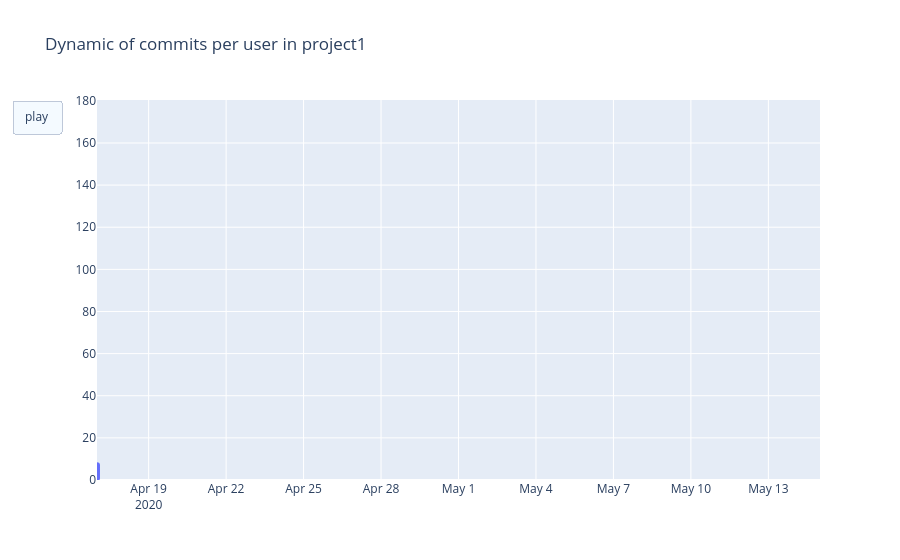

Notebook source saved alongside this figure:
### Code cell
fig = go.Figure(
    data = frames[0].data, 
    frames=frames,
    layout=go.Layout(
        title = "Dynamic of commits per user in project1",
        xaxis=dict(range=[dates[0], dates[-1]]),
        yaxis=dict(range=[0, df["numTrials"].max() * 1.1]),
        updatemenus=[{"type":"buttons",
                      "buttons":[{
                          "method":"animate",
                          "label":"play", 
                          "args":[None, {"transition": {"duration": 300}}]}]}
        ]
    )
)




fig.show()

### Figure 1 — Plotly figure (JSON) as saved in the notebook; plotly's stock layout.template omitted (floating-point values rounded to 4 significant figures)
{"data": [{"mode": "lines+markers", "name": "user_4", "type": "scatter", "x": ["2020-04-17T00:00:00.000000000", "2020-04-17T00:00:00.000000000", "2020-04-17T00:00:00.000000000", "2020-04-17T00:00:00.000000000", "2020-04-17T00:00:00.000000000", "2020-04-17T00:00:00.000000000", "2020-04-17T00:00:00.000000000"], "y": [1, 2, 3, 4, 5, 6, 7]}, {"mode": "lines+markers", "name": "user_17", "type": "scatter", "x": [], "y": []}, {"mode": "lines+markers", "name": "user_30", "type": "scatter", "x": [], "y": []}, {"mode": "lines+markers", "name": "user_22", "type": "scatter", "x": [], "y": []}, {"mode": "lines+markers", "name": "user_11", "type": "scatter", "x": [], "y": []}, {"mode": "lines+markers", "name": "user_2", "type": "scatter", "x": [], "y": []}, {"mode": "lines+markers", "name": "user_14", "type": "scatter", "x": [], "y": []}, {"mode": "lines+markers", "name": "user_31", "type": "scatter", "x": [], "y": []}, {"mode": "lines+markers", "name": "user_3", "type": "scatter", "x": [], "y": []}, {"mode": "lines+markers", "name": "user_25", "type": "scatter", "x": [], "y": []}, {"mode": "lines+markers", "name": "user_26", "type": "scatter", "x": [], "y": []}, {"mode": "lines+markers", "name": "user_21", "type": "scatter", "x": [], "y": []}, {"mode": "lines+markers", "name": "user_18", "type": "scatter", "x": [], "y": []}, {"mode": "lines+markers", "name": "user_20", "type": "scatter", "x": [], "y": []}, {"mode": "lines+markers", "name": "user_29", "type": "scatter", "x": [], "y": []}, {"mode": "lines+markers", "name": "user_13", "type": "scatter", "x": [], "y": []}, {"mode": "lines+markers", "name": "user_28", "type": "scatter", "x": [], "y": []}, {"mode": "lines+markers", "name": "user_16", "type": "scatter", "x": [], "y": []}, {"mode": "lines+markers", "name": "user_10", "type": "scatter", "x": [], "y": []}, {"mode": "lines+markers", "name": "user_24", "type": "scatter", "x": [], "y": []}, {"mode": "lines+markers", "name": "user_6", "type": "scatter", "x": [], "y": []}, {"mode": "lines+markers", "name": "user_19", "type": "scatter", "x": [], "y": []}, {"mode": "lines+markers", "name": "user_8", "type": "scatter", "x": [], "y": []}, {"mode": "lines+markers", "name": "user_12", "type": "scatter", "x": [], "y": []}, {"mode": "lines+markers", "name": "user_15", "type": "scatter", "x": [], "y": []}, {"mode": "lines+markers", "name": "user_27", "type": "scatter", "x": [], "y": []}, {"mode": "lines+markers", "name": "user_1", "type": "scatter", "x": [], "y": []}], "layout": {"title": {"text": "Dynamic of commits per user in project1"}, "updatemenus": [{"buttons": [{"args": [null, {"transition": {"duration": 300}}], "label": "play", "method": "animate"}], "type": "buttons"}], "xaxis": {"range": ["2020-04-17T00:00:00", "2020-05-15T00:00:00"]}, "yaxis": {"range": [0, 180.4]}}}
